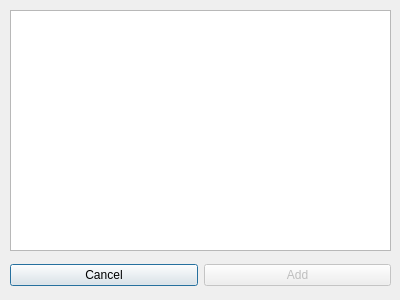
<?xml version="1.0" encoding="UTF-8"?>
<ui version="4.0">
 <class>AddNodeDialog</class>
 <widget class="QDialog" name="AddNodeDialog">
  <property name="geometry">
   <rect>
    <x>0</x>
    <y>0</y>
    <width>400</width>
    <height>300</height>
   </rect>
  </property>
  <property name="minimumSize">
   <size>
    <width>400</width>
    <height>300</height>
   </size>
  </property>
  <property name="maximumSize">
   <size>
    <width>400</width>
    <height>300</height>
   </size>
  </property>
  <property name="windowTitle">
   <string>Add node</string>
  </property>
  <widget class="QWidget" name="verticalLayoutWidget">
   <property name="geometry">
    <rect>
     <x>10</x>
     <y>10</y>
     <width>381</width>
     <height>241</height>
    </rect>
   </property>
   <layout class="QVBoxLayout" name="listLayout">
    <item>
     <widget class="QListWidget" name="pluginList"/>
    </item>
   </layout>
  </widget>
  <widget class="QWidget" name="horizontalLayoutWidget">
   <property name="geometry">
    <rect>
     <x>10</x>
     <y>260</y>
     <width>381</width>
     <height>31</height>
    </rect>
   </property>
   <layout class="QHBoxLayout" name="buttonsLayout">
    <item>
     <widget class="QPushButton" name="cancelButton">
      <property name="text">
       <string>Cancel</string>
      </property>
     </widget>
    </item>
    <item>
     <widget class="QPushButton" name="addButton">
      <property name="enabled">
       <bool>false</bool>
      </property>
      <property name="text">
       <string>Add</string>
      </property>
     </widget>
    </item>
   </layout>
  </widget>
 </widget>
 <resources/>
 <connections/>
</ui>
